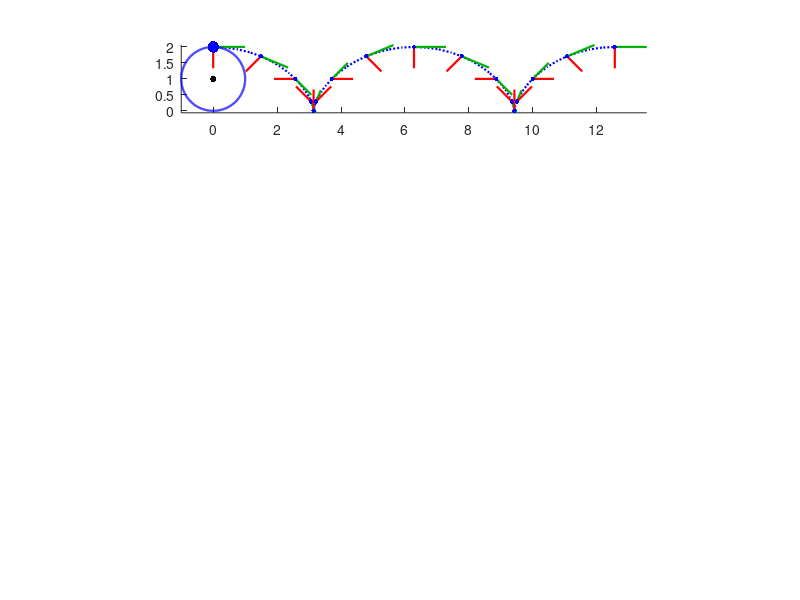

Write the MATLAB code that produced this figure. (Note: this script raises an error after producing the figure.)
% restart
close all; clear all; clc;

% wheel radius
r0 = 1;

% constant angular velocity
theta_dot = -1; % [rad/s]
theta_ddot = 0; % [rad/s^2]

% time
t=0:pi/16:4*pi;
t_samp = 0:pi/4:4*pi;

% generate angular positions
theta = theta_dot*t;
theta_samp = theta_dot*t_samp;

% plot cycloid path
figure;
set(gcf,'Position',[3.602000e+02 4.180000e+01 8.056000e+02 7.408000e+02]);
hold on; grid on;

vscale = 2;
ascale = 1.5;
axHandles = [];

pointParams = [
    -1.00, 0;
    %-0.75, 0;
    -0.50, 0;
    %-0.25, 0;
    0.00, 0;
    %0.25, 0;
    0.50, 0;
    %0.75, 0;
    1.00, 0];

for paramIdx = 1:size(pointParams,1)
    
    % start a subplot
    axHandles(end+1) = subplot(5,1,paramIdx);
    hold on;
    
    % get parameters for position of tracked point on wheel
    rho = pointParams(paramIdx,1);
    phi = pointParams(paramIdx,2);
    
    % generate position, velocity, and acceleration
    rx = rho*sin(theta+phi)-r0*theta;
    ry = r0-rho*cos(theta+phi);
    
    % generate only sampled vx and ay
    % ASSUMES CONSTANT ANGULAR VELOCITY AND ANGULAR ACCELERATION
    rx_samp = rho*sin(theta_samp+phi)-r0*theta_samp;
    ry_samp = r0-rho*cos(theta_samp+phi);
    
    vx_samp = rho*theta_dot.*cos(theta_samp+phi)-r0*theta_dot;
    vy_samp = rho*theta_dot.*sin(theta_samp+phi);
    
    ax_samp = -rho*theta_dot.^2*sin(theta_samp+phi)+rho*theta_ddot.*cos(theta_samp+phi)-r0*theta_ddot;
    ay_samp = rho*theta_dot.^2*cos(theta_samp+phi)+rho*theta_ddot*sin(theta_samp+phi);
    
    
    % show trajectory
    plot(rx,ry,':','color',[0 0 1],'LineWidth',1.6);
    
    % show velocity and acceleration vectors
    for sampIdx = 1:length(theta_samp)
        thisVX = vx_samp(sampIdx);
        thisVY = vy_samp(sampIdx);
        plot(rx_samp(sampIdx)+[0 vx_samp(sampIdx)/vscale],ry_samp(sampIdx)+[0 vy_samp(sampIdx)/vscale],'-','color',[0 0.7 0],'LineWidth',1.6);
        plot(rx_samp(sampIdx)+[0 ax_samp(sampIdx)/ascale],ry_samp(sampIdx)+[0 ay_samp(sampIdx)/ascale],'-','color',[1 0 0],'LineWidth',1.6);
        plot(rx_samp(sampIdx),ry_samp(sampIdx),'.','color',[0 0 1],'MarkerSize',10);
    end
    
    
    circTheta = 0:0.01:2*pi;
    circX = r0*cos(circTheta);
    circY = r0+r0*sin(circTheta);
    plot(circX,circY,'b-','LineWidth',1.6);
    plot(rho*sin(phi),r0-rho*cos(phi),'.','MarkerSize',25,'Color',[0 0 1]);
    plot(0,r0,'k.','MarkerSize',15);
    axis image
    h = gca;
h.XAxis.Visible = 'off';
h.YAxis.Visible = 'off';

end

linkaxes(axHandles,'xy');